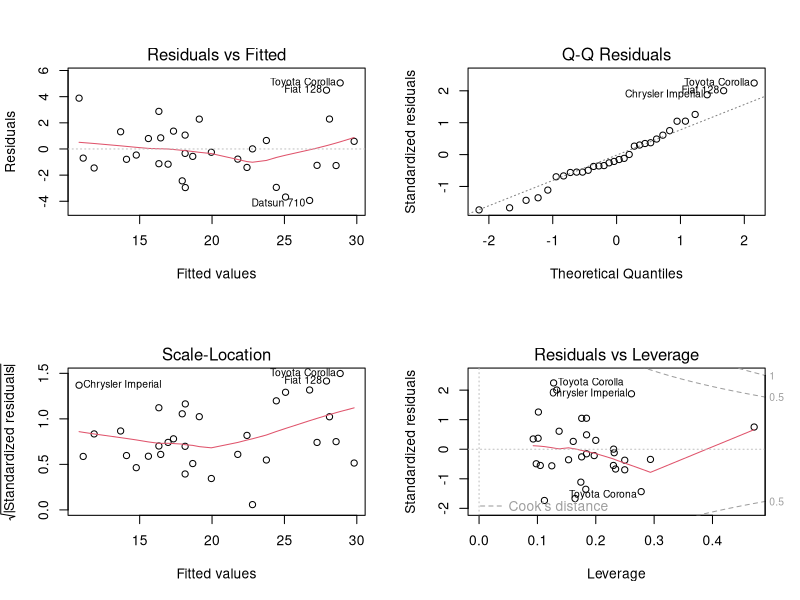
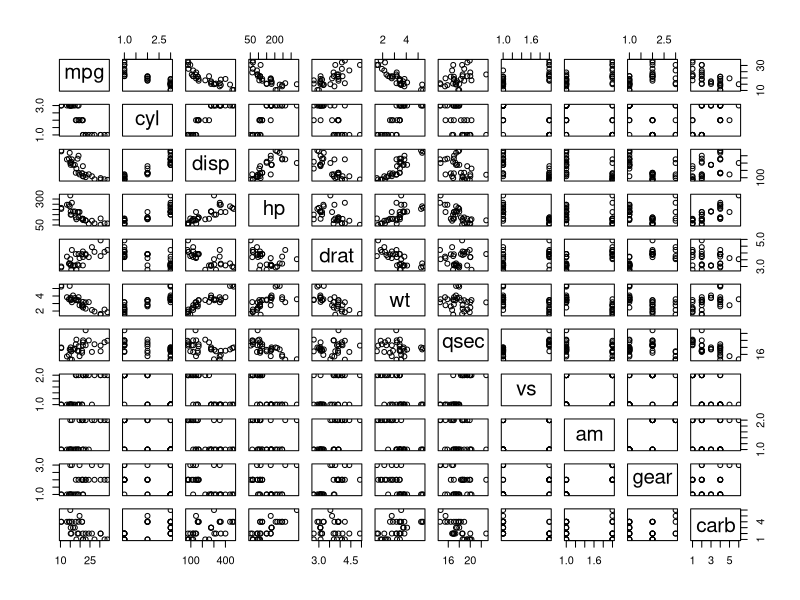
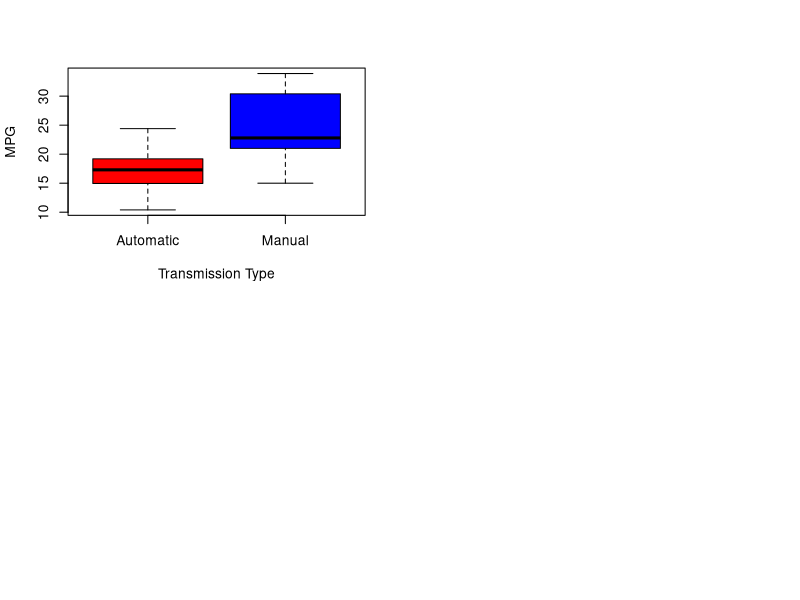

The R source for these figures, in order:
## ---- chunk 1
data(mtcars)
mtcars$cyl <- factor(mtcars$cyl)
mtcars$vs <- factor(mtcars$vs)
mtcars$gear <- factor(mtcars$gear)
mtcars$carb <- factor(mtcars$carb)
mtcars$am <- factor(mtcars$am,labels=c("Automatic","Manual"))
## ---- chunk 2
myModel <- lm(mpg~.,data=mtcars)
bestModel <- step(myModel,direction="both")
## ---- chunk 3
summary(bestModel)
## ---- chunk 4
baseModel <- lm(mpg~am,data=mtcars)
anova(baseModel,bestModel)
## ---- chunk 5
par(mfrow=c(2,2))
plot(bestModel)
## ---- chunk 6
leveragePoints <- hatvalues(bestModel)
tail(sort(leveragePoints),3)

influentionalPoints <- dfbetas(bestModel)
tail(sort(influentionalPoints[,6]),3)
## ---- chunk 7
t.test(mpg~am,data=mtcars)
## ---- chunk 8
pairs(mpg ~ ., data = mtcars)
## ---- chunk 9
boxplot(mpg ~ am, data = mtcars, col = (c("red","blue")), ylab = "MPG", xlab = "Transmission Type")
